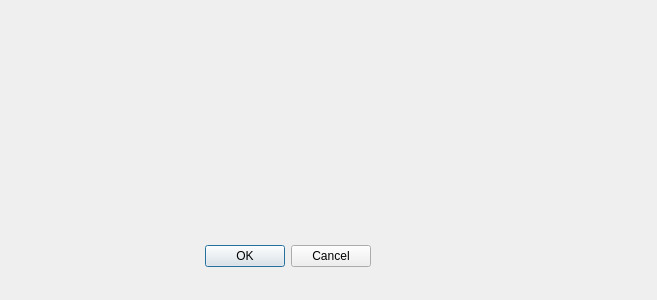
<?xml version="1.0" encoding="UTF-8"?>
<ui version="4.0">
 <class>Dialog</class>
 <widget class="QDialog" name="Dialog">
  <property name="geometry">
   <rect>
    <x>0</x>
    <y>0</y>
    <width>657</width>
    <height>300</height>
   </rect>
  </property>
  <property name="windowTitle">
   <string>Dialog</string>
  </property>
  <widget class="QDialogButtonBox" name="buttonBox">
   <property name="geometry">
    <rect>
     <x>30</x>
     <y>240</y>
     <width>341</width>
     <height>32</height>
    </rect>
   </property>
   <property name="orientation">
    <enum>Qt::Horizontal</enum>
   </property>
   <property name="standardButtons">
    <set>QDialogButtonBox::Cancel|QDialogButtonBox::Ok</set>
   </property>
  </widget>
 </widget>
 <resources/>
 <connections>
  <connection>
   <sender>buttonBox</sender>
   <signal>accepted()</signal>
   <receiver>Dialog</receiver>
   <slot>accept()</slot>
   <hints>
    <hint type="sourcelabel">
     <x>248</x>
     <y>254</y>
    </hint>
    <hint type="destinationlabel">
     <x>157</x>
     <y>274</y>
    </hint>
   </hints>
  </connection>
  <connection>
   <sender>buttonBox</sender>
   <signal>rejected()</signal>
   <receiver>Dialog</receiver>
   <slot>reject()</slot>
   <hints>
    <hint type="sourcelabel">
     <x>316</x>
     <y>260</y>
    </hint>
    <hint type="destinationlabel">
     <x>286</x>
     <y>274</y>
    </hint>
   </hints>
  </connection>
 </connections>
</ui>
